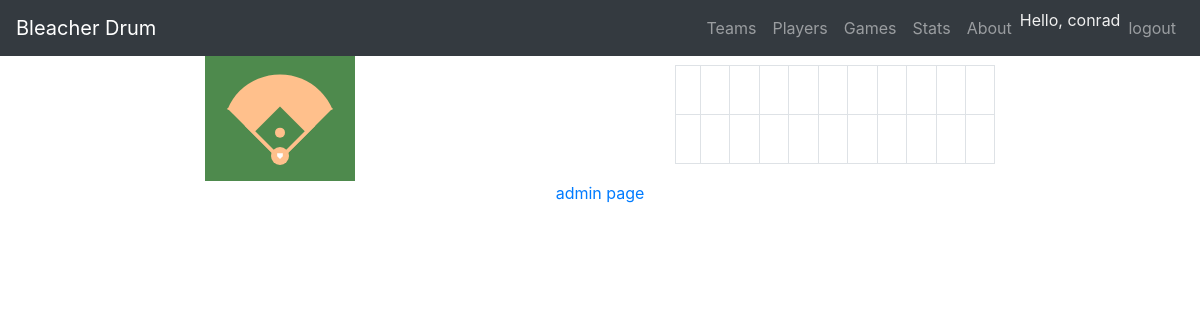
/3/view_team/ (signed in), run on an earlier commit of the app's database.
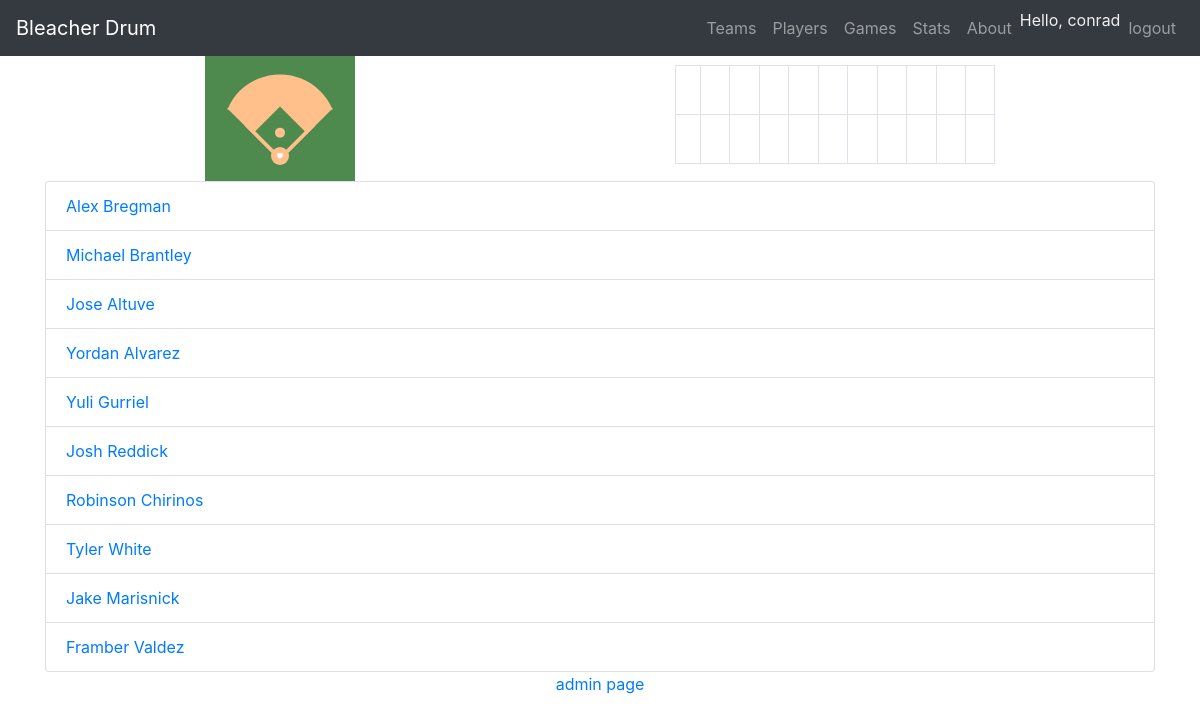
And on a later commit of the database.
### lineup_app/models.py (models this page shows)
class Player(models.Model):
    name = models.CharField(max_length=100)
    num = models.PositiveSmallIntegerField()
    team = models.ForeignKey(Team, on_delete=models.CASCADE)
    owner = models.ForeignKey(User, on_delete=models.CASCADE)
    def __str__(self):
        return  self.name

### lineup_app/views.py (the view)
# urls.py: path('<int:team_id>/view_team/', views.view_team),
@login_required
def view_team(request, team_id):
    team = Team.objects.get(pk=team_id)
    players = Player.objects.filter(team=team)
    context = {'team': team, 'players': players}
    return render(request, 'lineup_app/view_team.html', context)

### lineup_app/models.py (called while the page is built)
    def __str__(self):
        return self.abbr

### lineup_app/templates/lineup_app/view_team.html (shortened to what this page needs)
{% extends 'lineup_app/header.html' %}
{% load static %}
{% block content %}
<ul class='list-group'>
    {% for player in players %}
    <li class='list-group-item'><a href='/{{ player.id }}/view_player/'>{{ player }}</a></li>
    {% endfor %}
</ul>
{% endblock %}

What changed in the data, as far as the page shows it:
added Player: name "Alex Bregman"
added Player: name "Michael Brantley"
added Player: name "Jose Altuve"
added Player: name "Yordan Alvarez"
added Player: name "Yuli Gurriel"
added Player: name "Josh Reddick"
added Player: name "Robinson Chirinos"
added Player: name "Tyler White"
added Player: name "Jake Marisnick"
added Player: name "Framber Valdez"
